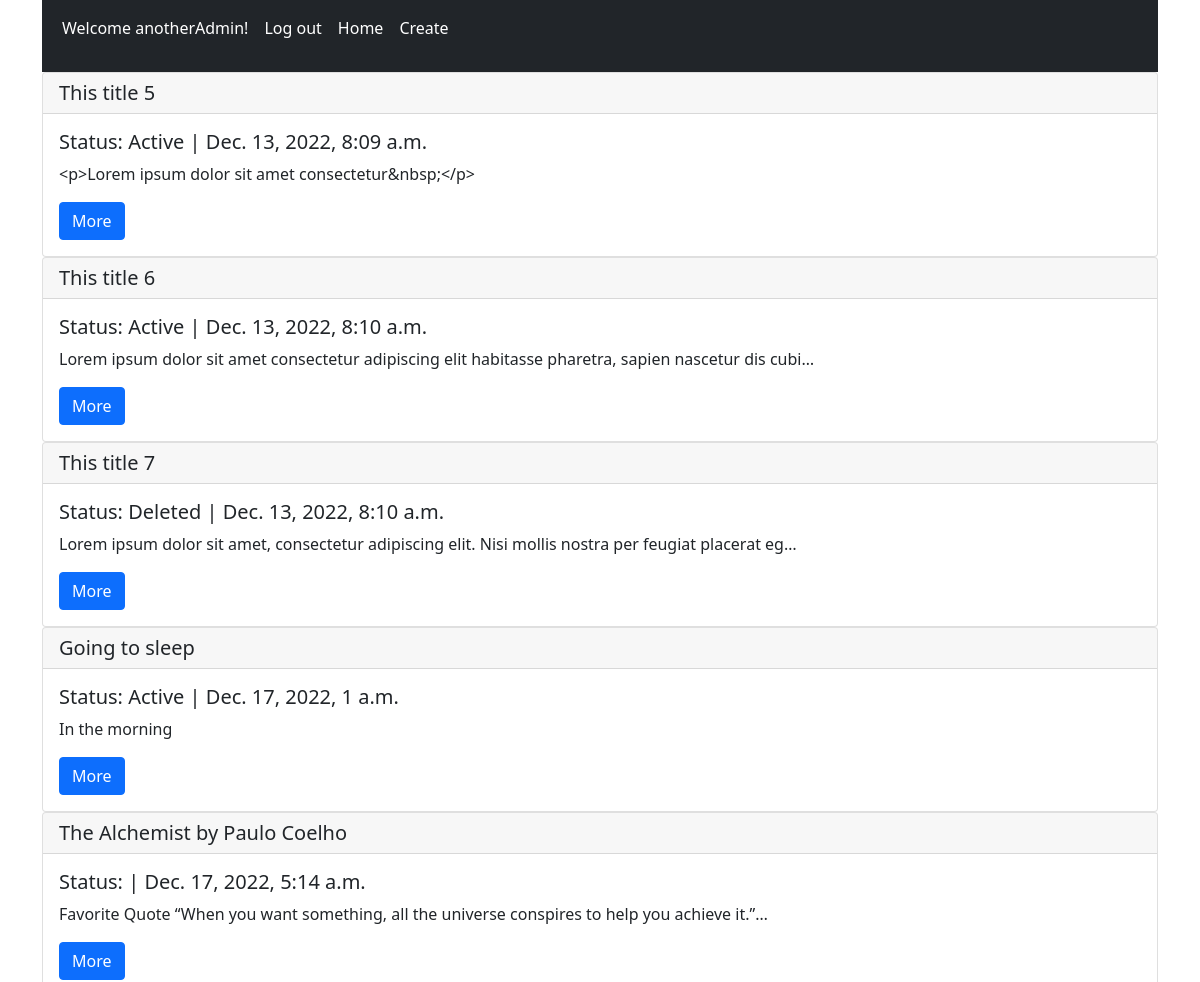
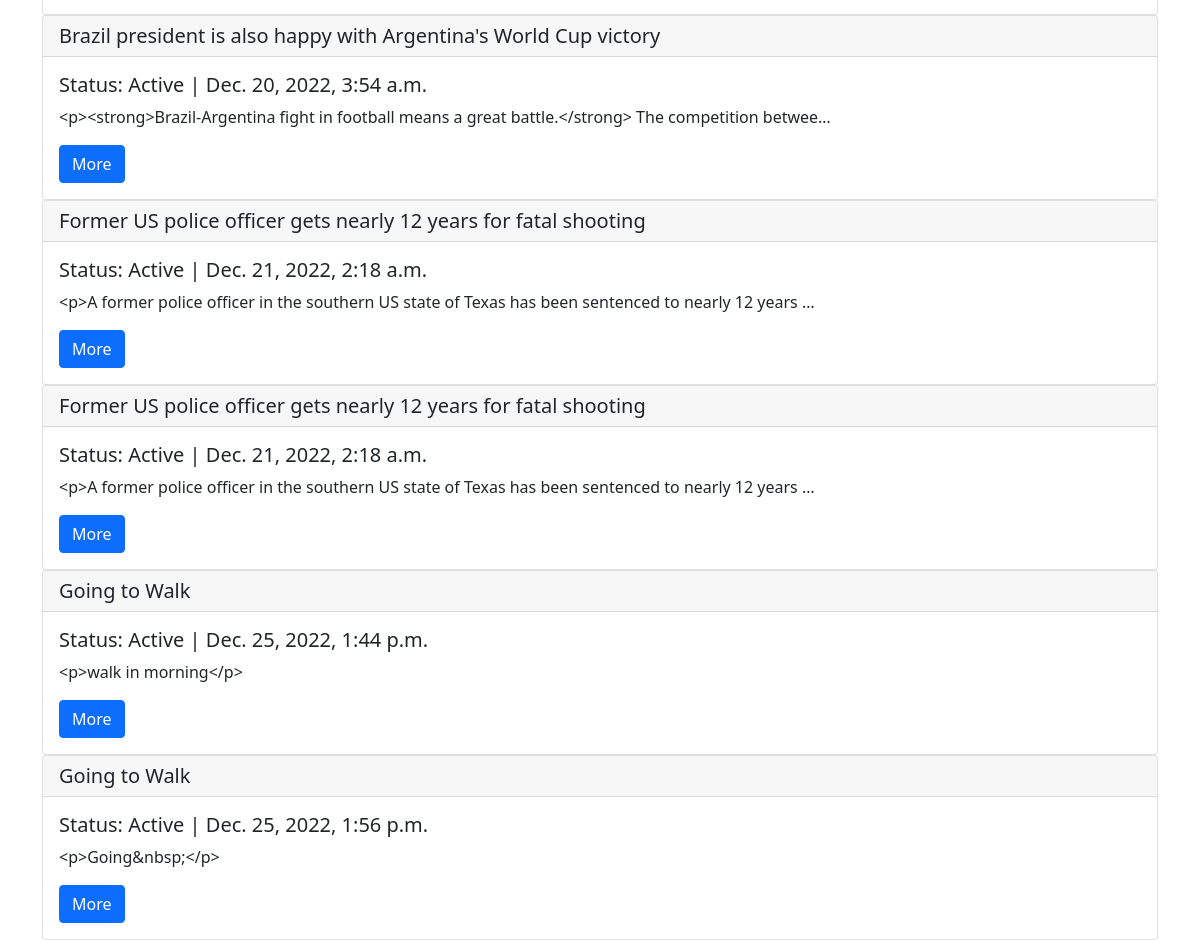
Screenshot of / (signed in) with the database file from the repository (2 pictures, top to bottom).
### blog/models.py (models this page shows, shortened)
class Post(models.Model):
    STATUS_CHOICES = (
        ('active','Active'),
        ('deleted','Deleted')
    )
    title = models.CharField(max_length=500)
    body = HTMLField()
    status = models.CharField(max_length=20, choices= STATUS_CHOICES,default='active')
    created_at = models.DateTimeField(auto_now_add=True)
    modified_at = models.DateTimeField(auto_now=True)
    rating = models.ForeignKey(Rating, on_delete=models.SET_NULL, null=True, blank=True)
    categories = models.ManyToManyField(Category, related_name='post_categories')
    author = models.ForeignKey(User, on_delete=models.SET_NULL, null=True, blank= True)

### blog/views.py (the view)
# urls.py: path('',PostListView.as_view(), name='post_list'),
class PostListView(ListView):
    model = Post
    context_object_name = 'posts'
    template_name = 'blog/post_list.html'

### blog/templates/blog/post_list.html (shortened to what this page needs)
{% extends 'blog/base.html' %}
{% block content %}
    {% for post in posts  %}
    <div class="card">
        <h5 class="card-header">{{ post.title }}</h5>
        <div class="card-body">
            <h5 class="card-title">Status: {{post.status.capitalize}} | {{post.created_at}}</h5>
            <p class="card-text">{{post.body| truncatechars:100}}</p>
            <a href="{% url 'blog:post-detail' post.id %}" class="btn btn-primary"> More </a>
        </div>
    </div>
    {% endfor %}
{% endblock %}

### blog/templates/blog/base.html (shortened to what this page needs)
<!doctype html>
<html lang="en">
  <head>
    <link href="https://cdn.jsdelivr.net/npm/bootstrap@5.0.2/dist/css/bootstrap.min.css" rel="stylesheet">
  </head>
  <body>
    <div class="container">
        <nav class="navbar navbar-expand-lg navbar navbar-dark bg-dark">
            <div class="container-fluid">
              <div class="collapse navbar-collapse" id="navbarNav">
                <div class="navbar-nav">
                  {% if user.is_authenticated %}
                    <p class="nav-link active">Welcome {{user.username}}!</p>
                    <a class="nav-link active" aria-current="page" href="{% url 'custom_user:logout' %}">Log out </a>
                  {% else %}
                      <a class="nav-link active" aria-current="page" href="{% url 'custom_user:signup' %}">Sign Up</a>
                      <a class="nav-link active" aria-current="page" href="{% url 'custom_user:login' %}">Log in </a>
                {% endif %}
                    <a class="nav-link active" aria-current="page" href="{% url 'blog:post_list' %}">Home</a>
                    <a class="nav-link active" aria-current="page" href="{% url 'blog:post_create' %}">Create</a>
                </div>
              </div>
            </div>
          </nav>
        <div class="row">
          <div class="col-sm">
            {% block content %}
            {% endblock %}
          </div>
        </div>
      </div>
  </body>
</html>

### rows the page displays
Post: title "This title 5", status "Active", created_at "Dec. 13, 2022, 8:09 a.m.", body "<p>Lorem ipsum dolor sit amet consectetur&nbsp;</p>"
Post: title "This title 6", status "Active", created_at "Dec. 13, 2022, 8:10 a.m.", body "Lorem ipsum dolor sit amet consectetur adipiscing elit habitasse pharetra, sapien nascetur dis cubi…"
Post: title "This title 7", status "Deleted", created_at "Dec. 13, 2022, 8:10 a.m.", body "Lorem ipsum dolor sit amet, consectetur adipiscing elit. Nisi mollis nostra per feugiat placerat eg…"
Post: title "Going to sleep", status "Active", created_at "Dec. 17, 2022, 1 a.m.", body "In the morning"
Post: title "The Alchemist by Paulo Coelho", created_at "Dec. 17, 2022, 5:14 a.m.", body "Favorite Quote “When you want something, all the universe conspires to help you achieve it.”…"
Post: title "Brazil president is also happy with Argentina's World Cup victory", status "Active", created_at "Dec. 20, 2022, 3:54 a.m.", body "<p><strong>Brazil-Argentina fight in football means a great battle.</strong> The competition betwee…"
Post: title "Former US police officer gets nearly 12 years for fatal shooting", status "Active", created_at "Dec. 21, 2022, 2:18 a.m.", body "<p>A former police officer in the southern US state of Texas has been sentenced to nearly 12 years …"
Post: title "Former US police officer gets nearly 12 years for fatal shooting", status "Active", created_at "Dec. 21, 2022, 2:18 a.m.", body "<p>A former police officer in the southern US state of Texas has been sentenced to nearly 12 years …"
Post: title "Going to Walk", status "Active", created_at "Dec. 25, 2022, 1:44 p.m.", body "<p>walk in morning</p>"
Post: title "Going to Walk", status "Active", created_at "Dec. 25, 2022, 1:56 p.m.", body "<p>Going&nbsp;</p>"

### other values shown
{{ user.username }} "anotherAdmin"
